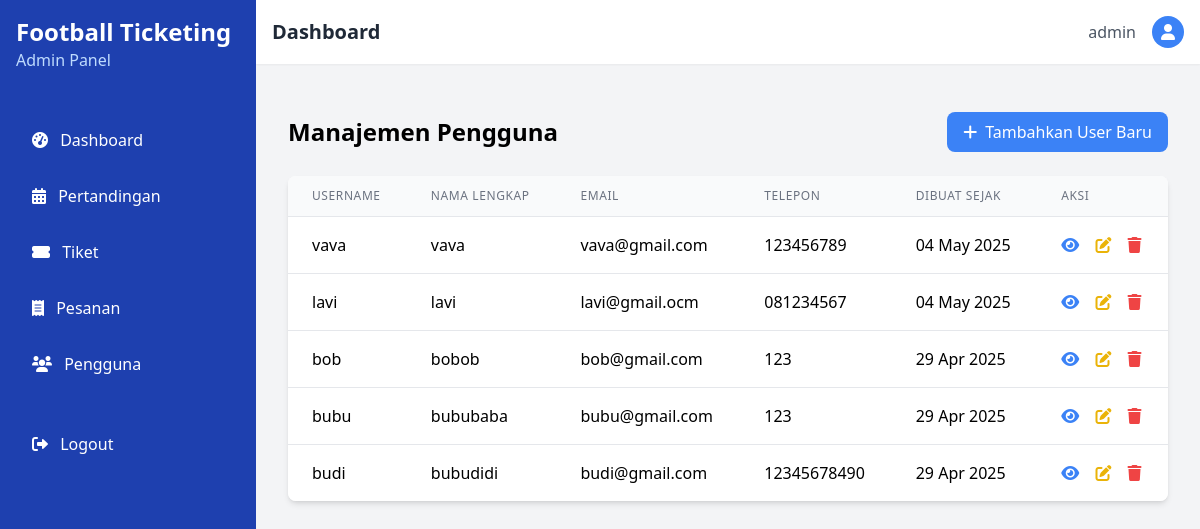
Page /admin/users/index.php (signed in) on the committed database.
### tables this page shows
CREATE TABLE `users` (
  `id` int NOT NULL AUTO_INCREMENT,
  `username` varchar(50) NOT NULL,
  `password` varchar(255) NOT NULL,
  `email` varchar(100) NOT NULL,
  `full_name` varchar(100) NOT NULL,
  `phone` varchar(20) DEFAULT NULL,
  `is_admin` tinyint(1) DEFAULT '0',
  `created_at` timestamp NULL DEFAULT CURRENT_TIMESTAMP,
  PRIMARY KEY (`id`),
  UNIQUE KEY `username` (`username`),
  UNIQUE KEY `email` (`email`)
);

### admin/users/index.php (the view, shortened to what this page needs)
<?php
require_once '../../config/database.php';
$stmt = $pdo->prepare("SELECT id, username, email, full_name, phone, created_at
                      FROM users
                      WHERE is_admin = 0
                      ORDER BY created_at DESC");
$stmt->execute();
$users = $stmt->fetchAll(PDO::FETCH_ASSOC);
?>
<!DOCTYPE html>
<html lang="en">
<head>
    <script src="https://cdn.tailwindcss.com"></script>
    <link rel="stylesheet" href="https://cdnjs.cloudflare.com/ajax/libs/font-awesome/6.0.0/css/all.min.css">
</head>
<body class="bg-gray-100">
    <?php include './includes/admin_header.php'; ?>
    <div class="container mx-auto px-4 py-8">
        <div class="flex justify-between items-center mb-6">
            <h1 class="text-2xl font-bold">Manajemen Pengguna</h1>
            <a href="create_user.php" class="bg-blue-500 hover:bg-blue-600 text-white px-4 py-2 rounded-lg">
                <i class="fas fa-plus mr-2"></i>Tambahkan User Baru
            </a>
        </div>
        <div class="bg-white rounded-lg shadow-md overflow-hidden">
            <div class="overflow-x-auto">
                <table class="min-w-full divide-y divide-gray-200">
                    <thead class="bg-gray-50">
                        <tr>
                            <th class="px-6 py-3 text-left text-xs font-medium text-gray-500 uppercase tracking-wider">Username</th>
                            <th class="px-6 py-3 text-left text-xs font-medium text-gray-500 uppercase tracking-wider">Nama Lengkap</th>
                            <th class="px-6 py-3 text-left text-xs font-medium text-gray-500 uppercase tracking-wider">Email</th>
                            <th class="px-6 py-3 text-left text-xs font-medium text-gray-500 uppercase tracking-wider">Telepon</th>
                            <th class="px-6 py-3 text-left text-xs font-medium text-gray-500 uppercase tracking-wider">Dibuat Sejak</th>
                            <th class="px-6 py-3 text-left text-xs font-medium text-gray-500 uppercase tracking-wider">Aksi</th>
                        </tr>
                    </thead>
                    <tbody class="bg-white divide-y divide-gray-200">
                        <?php foreach ($users as $user): ?>
                        <tr>
                            <td class="px-6 py-4 whitespace-nowrap"><?= htmlspecialchars($user['username']) ?></td>
                            <td class="px-6 py-4 whitespace-nowrap"><?= htmlspecialchars($user['full_name']) ?></td>
                            <td class="px-6 py-4 whitespace-nowrap"><?= htmlspecialchars($user['email']) ?></td>
                            <td class="px-6 py-4 whitespace-nowrap"><?= htmlspecialchars($user['phone']) ?></td>
                            <td class="px-6 py-4 whitespace-nowrap"><?= date('d M Y', strtotime($user['created_at'])) ?></td>
                            <td class="px-6 py-4 whitespace-nowrap">
                                <a href="view_transaction.php?id=<?= $user['id'] ?>" class="text-blue-500 hover:text-blue-700 mr-3" title="View List Orders">
                                    <i class="fas fa-eye"></i>
                                </a>
                                <a href="edit_user.php?id=<?= $user['id'] ?>" class="text-yellow-500 hover:text-yellow-700 mr-3" title="Edit">
                                    <i class="fas fa-edit"></i>
                                </a>
                                <a href="delete_user.php?id=<?= $user['id'] ?>" class="text-red-500 hover:text-red-700" title="Delete"
                                   onclick="return confirm('Are you sure you want to delete this user?')">
                                    <i class="fas fa-trash"></i>
                                </a>
                            </td>
                        </tr>
                        <?php endforeach; ?>
                    </tbody>
                </table>
            </div>
        </div>
    </div>
</body>
</html>

### rows in the picture
users: username "vava", full_name "vava", email "vava@gmail.com", phone "123456789", created_at "04 May 2025"
users: username "lavi", full_name "lavi", email "lavi@gmail.ocm", phone "081234567", created_at "04 May 2025"
users: username "bob", full_name "bobob", email "bob@gmail.com", phone "123", created_at "29 Apr 2025"
users: username "bubu", full_name "bububaba", email "bubu@gmail.com", phone "123", created_at "29 Apr 2025"
users: username "budi", full_name "bubudidi", email "budi@gmail.com", phone "12345678490", created_at "29 Apr 2025"

### other values in the picture
$_SESSION['username'] "admin"
